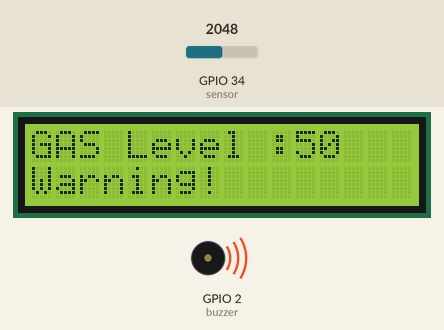
Simulated run of this sketch. Board: ESP32. Shown: 16×2 character LCD, buzzer (waves = sounding, pin HIGH). The inputs (shaded band) are chosen by the test bench; at power-on: GPIO 34 (sensor) = 2048. WiFi joins after 1.5 s; servers stay silent unless stated; what the sketch prints to the serial monitor is not drawn.

Above: at 6.3 s.
6.4 s: GPIO 34 (sensor) set to 2001
At 7.4 s:
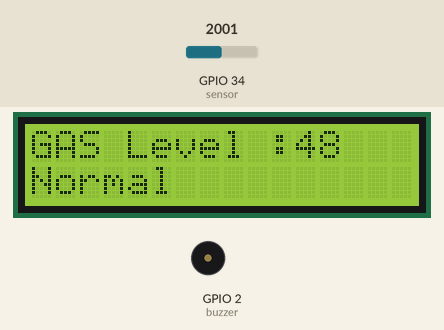
7.9 s: GPIO 34 (sensor) set to 2047
9.5 s: GPIO 34 (sensor) set to 1228
At 10.6 s:
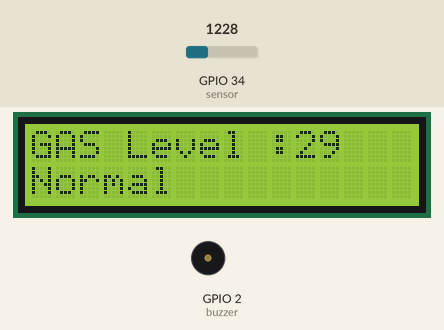
Timing chart, 0 to 12.5 s (numbered marks = the images above; inputs shaded):
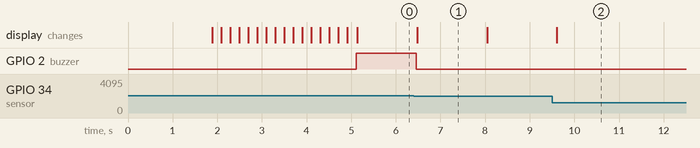

The sketch:

GASlevelmonitoringsystem.ino
```cpp
//Include the library files
#define BLYNK_TEMPLATE_ID "TMPL64zXOkuH1"
#define BLYNK_TEMPLATE_NAME "GAS level monitoring system"
#define BLYNK_AUTH_TOKEN "RD2PgAOgrW9UiIp9MeMzR4koDui_lvQJ"
#include <LiquidCrystal_I2C.h>
#include <Wire.h>
#include <WiFiClient.h>
#include <BlynkSimpleEsp32.h>

#define sensor 34
#define buzzer 2

//Initialize the LCD display
LiquidCrystal_I2C lcd(0x27, 16, 2);

BlynkTimer timer;

// Enter your Auth token
char auth[] = "RD2PgAOgrW9UiIp9MeMzR4koDui_lvQJ";

//Enter your WIFI SSID and password
char ssid[] = "Galaxy A52s 5G 87F5";
char pass[] = "lbse3271";

void setup() {
  // Debug console
  Serial.begin(115200);
  Blynk.begin(auth, ssid, pass, "blynk.cloud", 80);
  lcd.init();
  lcd.backlight();
  pinMode(buzzer, OUTPUT);

  lcd.setCursor(1, 0);
  lcd.print("System Loading");
  for (int a = 0; a <= 15; a++) {
    lcd.setCursor(a, 1);
    lcd.print(".");
    delay(200);
  }
  lcd.clear();
}

//Get the ultrasonic sensor values
void GASLevel() {
  int value = analogRead(sensor);
  value = map(value, 0, 4095, 0, 100);

  if (value >= 50) {
    digitalWrite(buzzer, HIGH);
    lcd.setCursor(0, 1);
    lcd.print("Warning!  ");
    WidgetLED LED(V1);
    LED.on();
  } else {
    digitalWrite(buzzer, LOW);
    lcd.setCursor(0, 1);
    lcd.print("Normal   ");
    WidgetLED LED(V1);
    LED.off();
  }

  Blynk.virtualWrite(V0, value);
  Serial.println(value);
  lcd.setCursor(0, 0);
  lcd.print("GAS Level :");
  lcd.print(value);
  lcd.print(" ");
}

void loop() {
  GASLevel();
  Blynk.run();//Run the Blynk library
  delay(200);
}
```

Measured:
- the behaviour switches between 2048 and 2047 on GPIO 34 (sensor) (found by bisection; images 0 and 1)
- after the input at 6.4 s, GPIO 2 (buzzer): HIGH → LOW after 0.06 s; the display: changes after 0.08 s (image 1)
- after the input at 9.5 s, the display: changes after 0.10 s (image 2)
